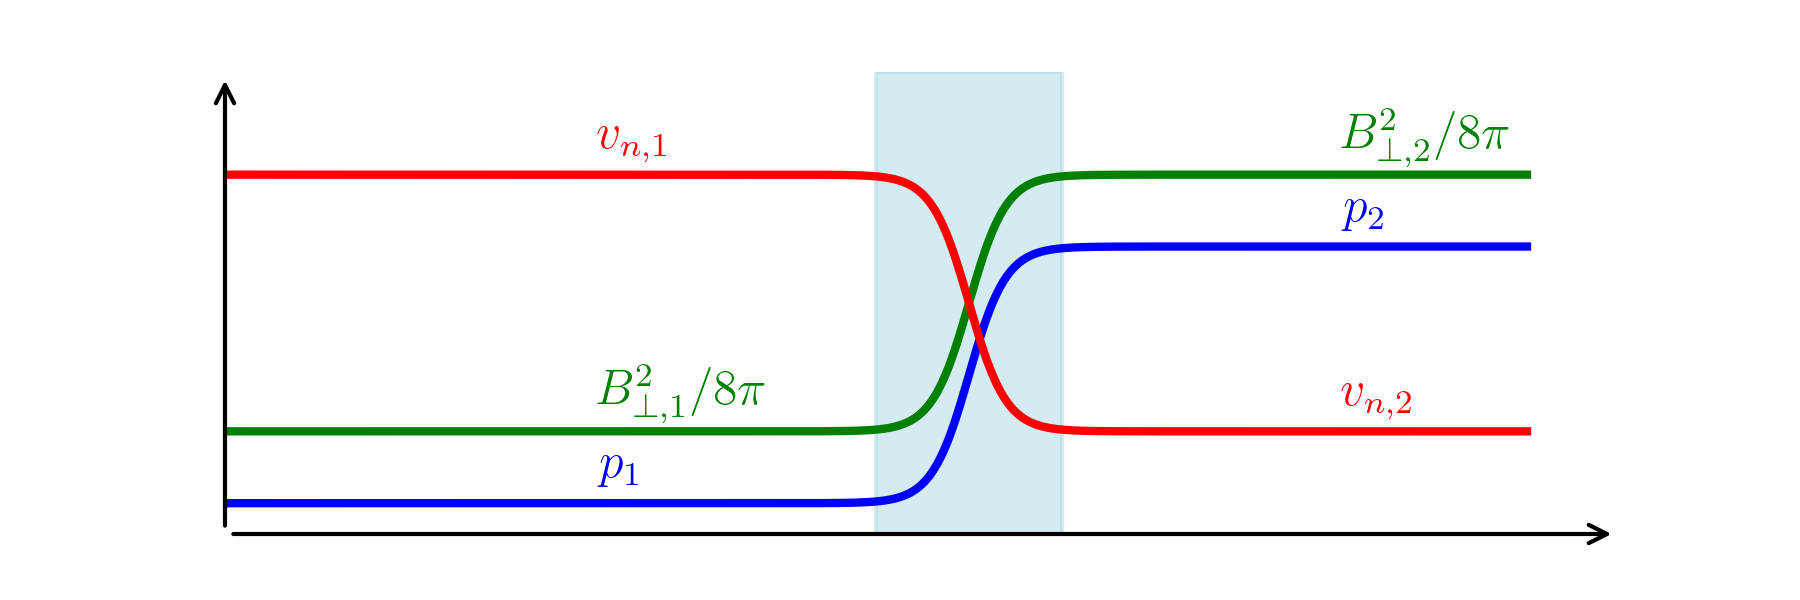

Generate this figure with Python:
import numpy as np
import matplotlib.pyplot as plt

#use latex font
if True: 
    plt.rc('text.latex', preamble=r'\usepackage{lmodern}')
    params = {'text.usetex': True,
            'font.size': 11,
            'font.family': 'lmodern'}
    plt.rcParams.update(params)

# step start and end
x1Start, x1End = 3, 5
x2Start, x2End = 3, 5

# start and end levels for the steps [0 - 1]
a = 0.3
b = 0.44
B1 = 0.5 -a  # 1st level
B2 = 1 -a  # 2nd level
p1 = 0.5 -b  
p2 = 1 -b  
v1 = 1 -a
v2 = 0.5 -a

# sigmoid function, error function = smooth step function
def SmoothStep(x, xStart, xEnd):
    xCenter = (xStart + xEnd) / 2   #center of the step
    return 1 / (1 + np.exp(-10 * (x - xCenter)))    #shift the step left to right

x = np.linspace(0, 7, 500)

# two stepfunc
step1 = SmoothStep(x, x1Start, x1End)
step2 = SmoothStep(x, x2Start, x2End)


# shift the start and end levels => complete step functions
B_field = B1 * (1 - step1) + B2 * step1
pressure = p1 * (1 - step2) + p2 * step2
velocity = v1 * (1 - step2) + v2 * step2

# plot
fig, ax = plt.subplots(figsize=(6, 2), dpi=300)
ax.plot(x, B_field, 'g', label=r'$B_perp^2/8\pi$', linewidth=2)
ax.plot(x, pressure, 'b', label=r'$p$', linewidth=2)
ax.plot(x, velocity, 'red', linewidth=2)

# annotations
o = 0.05 #offset
ax.text(2, B1+o, r'$B_{\perp,1}^2/8\pi$', color='green', fontsize=12)
ax.text(6, B2+o, r'$B_{\perp,2}^2/8\pi$', color='green', fontsize=12)
ax.text(2, p1+o, r'$p_1$', color='blue', fontsize=12)
ax.text(6, p2+o, r'$p_2$', color='blue', fontsize=12)
ax.text(2, v1+o, r'$v_{n,1}$', color='red', fontsize=12)
ax.text(6, v2+o, r'$v_{n,2}$', color='red', fontsize=12)

# Customize and show the plot
ax.spines['top'].set_visible(False)
ax.spines['right'].set_visible(False)
ax.spines['bottom'].set_visible(False)
ax.spines['left'].set_visible(False)
ax.set_xticks([]); ax.set_yticks([])

# boundary box at the step
ax.axvspan(x1Start+0.5, x1End-0.5, color='lightblue', alpha=0.5)

# arrows for axis
ax.annotate("", xy=(7.5, 0), xytext=(0, 0), arrowprops=dict(arrowstyle="->", color='black'))  # x-axis 
ax.annotate("", xy=(0, 0.9), xytext=(0, 0), arrowprops=dict(arrowstyle="->", color='black'))  # y-axis
ax.set_xlim(0, 7.5) # limits exact so arrows are shown
ax.set_ylim(0, 0.9)

plt.show()
